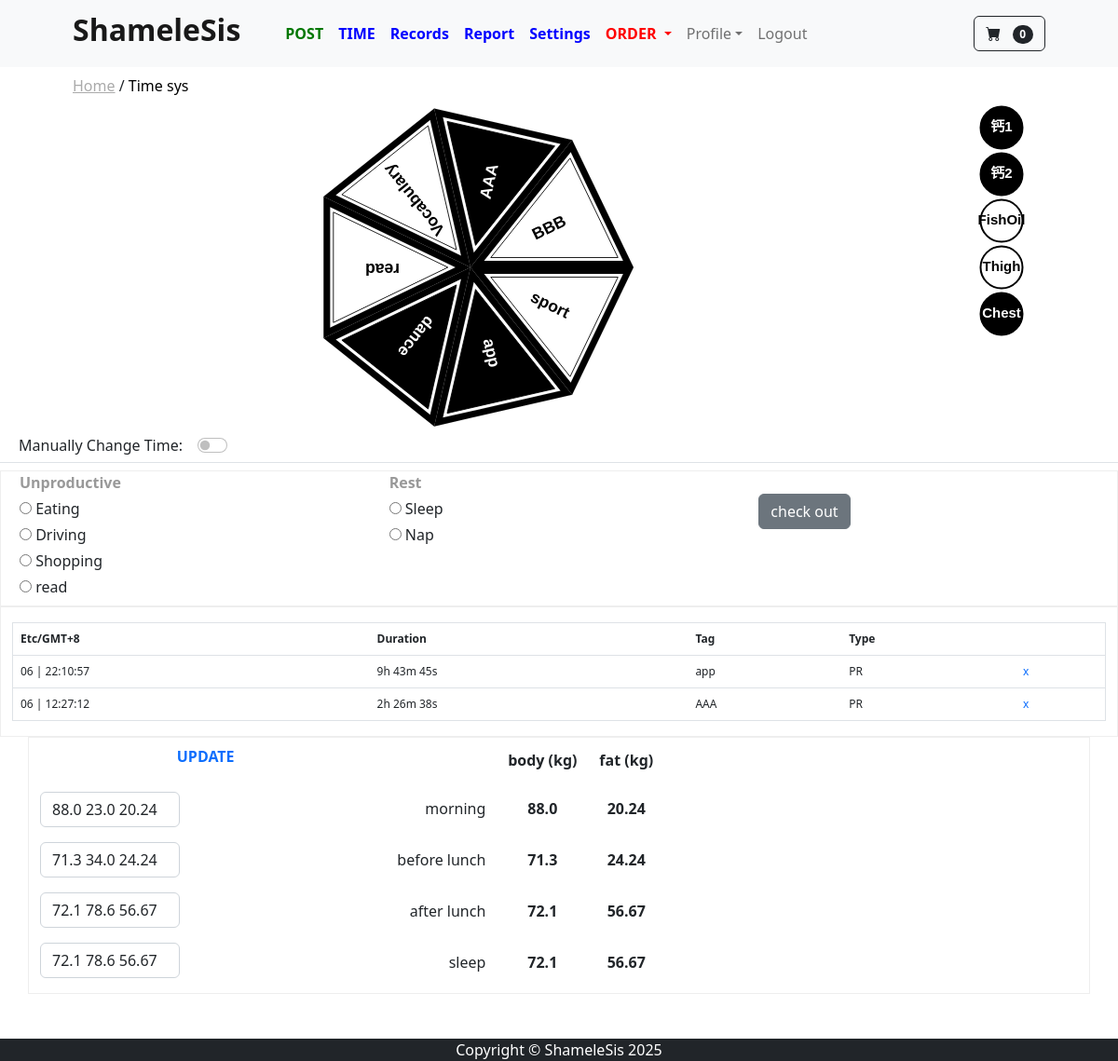
Page /time_sys/ (signed in) on the committed database.
### time_sys/models.py (models this page shows, shortened)
class TimeTag(models.Model):
    user = models.ForeignKey(User, on_delete=models.CASCADE)
    tag = models.CharField(max_length=255)
    type = models.CharField(max_length=255)

class HealthMedicineTag(models.Model):
    user = models.ForeignKey(User, on_delete=models.CASCADE)
    name = models.CharField(max_length=255)

class TimeRecord(models.Model):
    user = models.ForeignKey(User, on_delete=models.CASCADE)
    end = models.DateTimeField()
    duration = models.IntegerField()
    tag = models.CharField(max_length=255)
    type = models.CharField(max_length=255)
    @property
    def formatted_duration(self):
        seconds = self.duration
        minutes = self.duration // 60
        seconds = seconds % 60
        if minutes < 60:
            return f"{minutes}M"
        hours = minutes // 60
        minutes = minutes % 60
        return f"{hours}h {minutes}m {seconds}s"

### time_sys/views.py (the view, shortened to what this page needs)
# urls.py: path('', views.time_checkout, name='time_checkout'),
@login_required
def time_checkout(request):
    form = TimeCheckoutForm(request.POST or None)
    form_del = RecordDel(request.POST or None)
    form_medicine = MedicineRecordForm(request.POST or None)
    form_weight = WeightForm(request.POST or None)
    user_id = request.user.id
    user_instance = User.objects.get(id=user_id)
    tags = TimeTag.objects.filter(user=user_instance)
    record_qs = TimeRecord.objects.filter(user=user_instance)
    checkout_time = timezone.now()
    time_report_pr = TimeReport.objects.filter(user=user_instance).order_by('-id').first()
    day_data = time_report_pr.day_pr_data
    this_utc = timezone.now()
    this_utc_ymd_str = this_utc.strftime('%Y-%m-%d')
    if this_utc_ymd_str not in day_data:
        day_data[this_utc_ymd_str] = []
        time_report_pr.day_pr_data = day_data
        time_report_pr.save()
    med_names = HealthMedicineTag.objects.filter(user=user_instance).all()
    if not tags.exists():
        messages.error(request, 'Please create a Time-Tag first.')
        return redirect('time_settings')
    if not record_qs.exists():
        TimeRecord.objects.create(
            user=user_instance,
            tag='start',
            end=checkout_time,  # <- this_utc, not datetime.this_utc()
            duration=0,
            type='UN'
        )
        messages.success(request, "Started first record.")
        return redirect('time_checkout')
    else:
        this_utc = timezone.now()
        last_utc = record_qs.order_by('-id').first().end
    if form.errors:
        for field, errs in form.errors.items():
            for err in errs:
                messages.error(request, f'{field}: {err}')
    records = TimeRecord.objects.filter(user=user_instance).order_by('-id')[:2]
    pr_tags = [i for i in tags if i.type == 'PR']
    n = len(pr_tags)
    length = 2000
    thickness1 = 80
    thickness2 = 80
    inner = 40
    wheel_fill = generate_wheel_with_rotation(n, length, thickness1+inner, thickness2+inner, pr_tags)
    angles = [(360 / n) * i for i in range(n)]
    tag_to_id = {tri['pr_tags'].tag.lower(): tri['id'] for tri in wheel_fill}
    today_meds = HealthRecord.objects.filter(
                    day=this_utc_ymd_str,
                    user=user_instance,
                ).first().medicine
    health_record = HealthRecord.objects.filter(day=this_utc_ymd_str, user=user_instance).first()
    def list_to_string(data):
        if not data:
            return ''
        if len(data) == 1:
            return str(data[0])
        return ' '.join(str(i) for i in data)
    initial_weight_data = {}
    if health_record:
        weight = health_record.weight or {}
        initial_weight_data = {
            'weight_Morning': list_to_string(weight.get('morning')),
            'weight_BeforeLunch': list_to_string(weight.get('before lunch')),
            'weight_AfterLunch': list_to_string(weight.get('after lunch')),
            'weight_Sleep': list_to_string(weight.get('sleep')),
        }
    form_weight = WeightForm(initial=initial_weight_data)
    context = {
        'tag_to_id': tag_to_id,
        'wheel_fill': wheel_fill,
        'angles': angles,
        'wheel_ring': generate_wheel(n, length, thickness1, thickness2),
        'form': form,
        'form_del':form_del,
        'form_weight': form_weight,
        'weight_display': health_record.weight if health_record else {},
        'tags': tags,
        'timezone': timezone_display(request.user.profile),
        'now': this_utc,
        'last': last_utc if record_qs.exists() else None,
        'records': records,
        'today_tags': day_data[this_utc_ymd_str],
        'today_meds': list(set(today_meds)),
        'med_names': med_names,
    }
    return render(request, 'time/time_checkout.html', context)

### time_sys/forms.py
class TimeCheckoutForm(forms.Form):
    time_tag = forms.CharField(required=True)
    time_switch = forms.BooleanField(required=False)
    time_correction = forms.DateTimeField(required=False)

class RecordDel(forms.Form):
    del_id = forms.IntegerField()

### cart/cart.py (called while the page is built)
    def __len__(self):
        return len(self.cart)

### cart/context_processors.py (called while the page is built)
def cart(request):
    return {'cart': Cart(request)}

### store/context_processors.py (called while the page is built)
def base_breadcrumbs(request):
    path = request.path
    parts = path.strip('/').split('/')
    breadcrumbs = []
    url = ''
    for part in parts:
        url += f'/{part}'
        breadcrumbs.append({'name': part.replace('_', ' ').capitalize(), 'url': url})
    return {'breadcrumbs': breadcrumbs}

### store/templatetags/breadcrumbs.py (called while the page is built)
@register.inclusion_tag('breadcrumbs.html')
def show_breadcrumbs(breadcrumbs):
    return {'breadcrumbs': breadcrumbs}

### time_sys/utils.py (called while the page is built)
def timezone_display(user):
    if user.timezone[7]=="-":
        timezone_string = user.timezone.replace("-", "+")
    else:
        timezone_string = user.timezone.replace("+", "-")
    return timezone_string

def generate_wheel_with_rotation(n, length, thickness1, thickness2, pr_tags):
    wheel = generate_wheel(n, length, thickness1, thickness2)
    result = []
    angle_per = 360 / n
    for i in range(n):
        tri = wheel.get(f'tri_s{i}')
        angle = i * angle_per + angle_per / 2
        result.append({'points': tri,
                       'angle': angle,
                       'pr_tags': pr_tags[i],
                       'id': i+1,
                       })
    return result

def angle_rotate(angle_rad, point):
    x, y = point
    x_new = round(x * math.cos(angle_rad) - y * math.sin(angle_rad))
    y_new = round(x * math.sin(angle_rad) + y * math.cos(angle_rad))
    return [x_new, y_new]

### time_sys/templates/time/time_checkout.html (shortened to what this page needs)
{% extends 'base.html' %}
{% block content %}
{% load tz %}
<form method="POST" class="form-register">
<div class="container text-center">
    <div class="row">
        <div class="col-10">
            <svg width="350" height="350" viewBox="-2000 -2000 4000 4000">
            {% for name, tri in wheel_ring.items %}
                {% if not name|slice:"3:4" == "_" %}
                    <polygon points="
                    {{ tri.0.0 }},{{ tri.0.1 }}
                    {{ tri.1.0 }},{{ tri.1.1 }}
                    {{ tri.2.0 }},{{ tri.2.1 }}" fill="black" />
                {% else %}
                    <polygon points="
                    {{ tri.0.0 }},{{ tri.0.1 }}
                    {{ tri.1.0 }},{{ tri.1.1 }}
                    {{ tri.2.0 }},{{ tri.2.1 }}" fill="white" />
                {% endif %}
            {% endfor %}
            {% for item in wheel_fill %}
                <g onclick="submitTag('{{item.pr_tags.tag}}-{{item.pr_tags.type}}', this)"
                   data-clicked="false"
                   style="cursor: pointer;"
                >
                    <polygon id="section{{item.id}}"
                             stroke-width="10"
                             fill="white"
                             points="
                             {{ item.points.0.0 }},{{ item.points.0.1 }}
                             {{ item.points.1.0 }},{{ item.points.1.1 }}
                             {{ item.points.2.0 }},{{ item.points.2.1 }}"
                             />
                    <text id="text{{item.id}}"
                          x="1080" y="50"
                          text-anchor="middle"
                          transform="rotate({{ item.angle|floatformat:0 }} 0 0)"
                    >
                        {{ item.pr_tags.tag }}
                    </text>
                </g>
            {% endfor %}
            </svg>
        </div>
        <div class="col-2">
            {% for med in med_names %}
            <div class="row">
                <g onclick="submitMed('{{med.name}}')"
                   data-clicked="false"
                   style="cursor: pointer;">
                <svg class="" width="50" height="50" viewBox="-50 -50 100 100">
                    <circle id="circle{{med.name}}" cx="0" cy="0" r="45" stroke="black" stroke-width="4" fill="white" />
                    <text id="med{{med.name}}" text-anchor="middle" style="font-size: 30px;" dy="7">{{ med.name }}</text>
                </svg>
                </g>
            </div>
            {% endfor %}
        </div>
    </div>
</div>
<div class="container-fluid text-center border-bottom mt-1 pb-1 mb-2" >
    <div class="row" >
        <div class="col-12 text-center">
            <div class="ms-2" style="float:left;">Manually Change Time:</div>
            <div class="col-6 form-check form-switch ms-3" style="float:left">
                <input id="switch_btn"
                       onclick="switchFunction()"
                       name="time_switch"
                       class="form-check-input"
                       type="checkbox"
                />
            </div>
        </div>
    </div>
</div>
<div class="container-fluid b" style="display:1;">
    <div class="row ps-2" style="font-weight:bold;color:#999">
        <div class="col-4 pe-0 title_time">Unproductive</div>
        <div class="col-4 pe-0 title_time">Rest</div>
    </div>
    <div class="row mb-2 ps-2">
        <div class="col-4 pe-0">
            {% for tag in tags %}
            {% if tag.type == 'UN' %}
                <div class="col text_d_title pt-1">
                   <input type="radio" id="{{ tag.tag }}" name="time_tag" value="{{ tag.tag }}-{{ tag.type }}">
                   <label for="{{ tag.tag }}">{{tag.tag}}</label>
               </div>
            {% endif %}
            {% endfor %}
        </div>
        <div class="col-4 pe-0">
            {% for tag in tags %}
            {% if tag.type == 'RS' %}
                <div class="col text_d_title pt-1">
                   <input type="radio" id="{{ tag.tag }}" name="time_tag" value="{{ tag.tag }}-{{ tag.type }}">
                   <label for="{{ tag.tag }}">{{tag.tag}}</label>
               </div>
            {% endif %}
            {% endfor %}
        </div>
        <div class="col-4 pe-0">
            <button type="submit" class="btn btn-secondary mb-3">check out</button>
        </div>
    </div>
</div>
<div class="container-fluid pt-3 b" style="font-size:12px">
<form method="POST" class="form-register" id="my_form">
<div class="row">
    <div class="col-12">
        <table class="table border border-1">
            <thead>
               <tr>
                  <th scope="col">{{ timezone }}</th>
                  <th scope="col">Duration</th>
                  <th scope="col">Tag</th>
                  <th scope="col">Type</th>
                  <th scope="col"></th>
               </tr>
            </thead>
            <tbody>
               {% for record in records %}
               <tr>
                  {% timezone request.user.profile.timezone %}
                  <td>{{ record.end|date:"d | H:i:s" }}</td>
                  {% endtimezone %}
                  <td>{{ record.formatted_duration }}</td>
                  <td>{{ record.tag }}</td>
                  <td>{{ record.type }}</td>
                  <td>
                     <a href="javascript:{}" onclick="
                           document.getElementById('ch{{ record.id }}').checked = true;
                           document.getElementById('my_form').submit();
                           ">x</a>
                  </td>
               </tr>
               {% endfor %}
            </tbody>
        </table>
    </div>
</div>
</form>
</div>
<div class="container mb-5 b" >
<div class="row">
        <div class="col-4 text-center" style="">
        <form id="weightForm" method="POST" class="form-register">
            <a class="text-center" href="javascript:{}" onclick="
                           document.getElementById('weightForm').submit();
                           ">
                <div class="mt-2" style="height:50px; font-weight:bold">UPDATE</div>
            </a>
            {{form_weight.as_p}}
        </form>
        </div>
        <div class="col-8">
        <table>
            <thead>
                <tr>
                    <th style="width:100px;">
                    </th>
                    <th class="text-center" style="width:120px; height:48px">
                        body (kg)
                    </th>
                    <th>
                        fat (kg)
                    </th>
                </tr>
            </thead>
            <tbody style="margin-top:50px;">
            {% for key, value in weight_display.items %}
                <tr class="" style="height:55px">
                    <th class="text-end" style="font-weight:normal">{{key}}</th>
                {% if value|length == 1 %}
                    <th class="text-center">{{ value.0 }}</th><th class="text-center">-</th>
                {% else %}
                    <th class="text-center">{{ value.0 }}</th><th class="text-center">{{ value.2 }}</th>
                {% endif %}
                    </tr>
            {% endfor %}
            </tbody>
        </table>
    </div>
</div>
</div>
{% endblock %}

### static/css/styles_customized.css (style rules this page uses)
html, body { height: 100%; margin: 0; display: flex; flex-direction: column; }
.b { border:1px solid #eee; //border-bottom:1px solid #333; }

### time_sys/templates/time/time_checkout.html (style rules this page uses)
svg text { text-anchor: middle; fill: black; font-size: 200px; font-weight: bold; font-family: Arial; transition: fill 0.3s; }
.white-text { fill: white; }
a { text-decoration: none; }
.form-control { width: 150px; }

### rows in the picture
TimeTag: pr_tags.tag "sport"
TimeTag: pr_tags.tag "app"
TimeTag: pr_tags.tag "dance"
TimeTag: pr_tags.tag "read"
TimeTag: pr_tags.tag "Vocabulary"
TimeTag: pr_tags.tag "AAA"
TimeTag: pr_tags.tag "BBB"
HealthMedicineTag: name "钙1"
HealthMedicineTag: name "钙2"
HealthMedicineTag: name "FishOil"
HealthMedicineTag: name "Thigh"
HealthMedicineTag: name "Chest"
TimeTag: tag "Eating"
TimeTag: tag "Driving"
TimeTag: tag "Shopping"
TimeTag: tag "read"
TimeTag: tag "Sleep"
TimeTag: tag "Nap"
TimeRecord: end|H "06 | 22:10:57", formatted_duration "9h 43m 45s", tag "app", type "PR"
TimeRecord: end|H "06 | 12:27:12", formatted_duration "2h 26m 38s", tag "AAA", type "PR"

### other values in the picture
{{ cart|length }} "0"
{{ crumb.name }} "Time sys"
{{ timezone }} "Etc/GMT+8"
{{ key }} "morning" "before lunch" "after lunch" "sleep"
{{ value.0 }} "88.0" "71.3" "72.1" "72.1"
{{ value.2 }} "20.24" "24.24" "56.67" "56.67"
